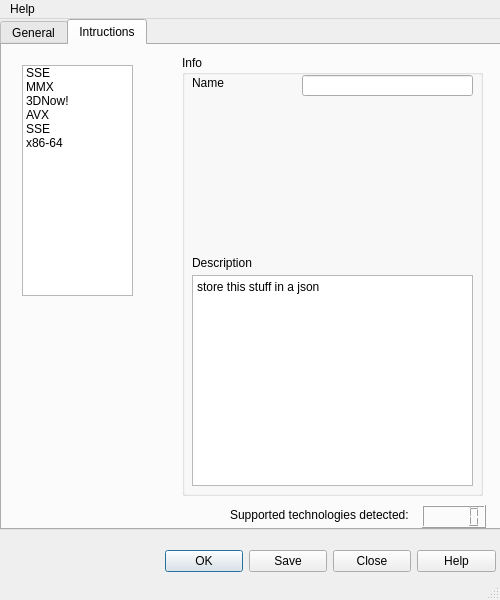
<?xml version="1.0" encoding="UTF-8"?>
<ui version="4.0">
 <class>MainWindow</class>
 <widget class="QMainWindow" name="MainWindow">
  <property name="geometry">
   <rect>
    <x>0</x>
    <y>0</y>
    <width>500</width>
    <height>600</height>
   </rect>
  </property>
  <property name="sizePolicy">
   <sizepolicy hsizetype="Fixed" vsizetype="Fixed">
    <horstretch>0</horstretch>
    <verstretch>0</verstretch>
   </sizepolicy>
  </property>
  <property name="minimumSize">
   <size>
    <width>500</width>
    <height>600</height>
   </size>
  </property>
  <property name="maximumSize">
   <size>
    <width>500</width>
    <height>600</height>
   </size>
  </property>
  <property name="windowTitle">
   <string>MainWindow</string>
  </property>
  <widget class="QWidget" name="centralwidget">
   <widget class="QTabWidget" name="tabWidget">
    <property name="geometry">
     <rect>
      <x>0</x>
      <y>0</y>
      <width>501</width>
      <height>511</height>
     </rect>
    </property>
    <property name="tabShape">
     <enum>QTabWidget::Rounded</enum>
    </property>
    <property name="currentIndex">
     <number>1</number>
    </property>
    <widget class="QWidget" name="General">
     <attribute name="title">
      <string>General</string>
     </attribute>
     <widget class="QLineEdit" name="ProductName">
      <property name="geometry">
       <rect>
        <x>20</x>
        <y>30</y>
        <width>321</width>
        <height>21</height>
       </rect>
      </property>
      <property name="text">
       <string>AMD Ryzen 3 5300U Processor with Radeon Graphics</string>
      </property>
      <property name="alignment">
       <set>Qt::AlignCenter</set>
      </property>
      <property name="readOnly">
       <bool>true</bool>
      </property>
     </widget>
     <widget class="QLabel" name="label">
      <property name="geometry">
       <rect>
        <x>30</x>
        <y>10</y>
        <width>91</width>
        <height>16</height>
       </rect>
      </property>
      <property name="text">
       <string>Product Name</string>
      </property>
     </widget>
     <widget class="QFrame" name="img_frame">
      <property name="geometry">
       <rect>
        <x>350</x>
        <y>10</y>
        <width>128</width>
        <height>128</height>
       </rect>
      </property>
      <property name="frameShape">
       <enum>QFrame::WinPanel</enum>
      </property>
      <property name="frameShadow">
       <enum>QFrame::Sunken</enum>
      </property>
     </widget>
    </widget>
    <widget class="QWidget" name="Instructions">
     <attribute name="title">
      <string>Intructions</string>
     </attribute>
     <widget class="QLCDNumber" name="lcdNumberOfInstructions">
      <property name="geometry">
       <rect>
        <x>420</x>
        <y>460</y>
        <width>64</width>
        <height>23</height>
       </rect>
      </property>
     </widget>
     <widget class="QLabel" name="label_2">
      <property name="geometry">
       <rect>
        <x>228</x>
        <y>460</y>
        <width>181</width>
        <height>20</height>
       </rect>
      </property>
      <property name="text">
       <string>Supported technologies detected:</string>
      </property>
     </widget>
     <widget class="QGroupBox" name="groupBox">
      <property name="geometry">
       <rect>
        <x>180</x>
        <y>10</y>
        <width>301</width>
        <height>441</height>
       </rect>
      </property>
      <property name="title">
       <string>Info</string>
      </property>
      <property name="flat">
       <bool>true</bool>
      </property>
      <property name="checkable">
       <bool>false</bool>
      </property>
      <widget class="QTextBrowser" name="instructionDescription_textBrowser">
       <property name="geometry">
        <rect>
         <x>10</x>
         <y>220</y>
         <width>281</width>
         <height>211</height>
        </rect>
       </property>
       <property name="html">
        <string>&lt;!DOCTYPE HTML PUBLIC &quot;-//W3C//DTD HTML 4.0//EN&quot; &quot;http://www.w3.org/TR/REC-html40/strict.dtd&quot;&gt;
&lt;html&gt;&lt;head&gt;&lt;meta name=&quot;qrichtext&quot; content=&quot;1&quot; /&gt;&lt;meta charset=&quot;utf-8&quot; /&gt;&lt;style type=&quot;text/css&quot;&gt;
p, li { white-space: pre-wrap; }
hr { height: 1px; border-width: 0; }
&lt;/style&gt;&lt;/head&gt;&lt;body style=&quot; font-family:'Segoe UI'; font-size:9pt; font-weight:400; font-style:normal;&quot;&gt;
&lt;p style=&quot; margin-top:0px; margin-bottom:0px; margin-left:0px; margin-right:0px; -qt-block-indent:0; text-indent:0px;&quot;&gt;store this stuff in a json&lt;/p&gt;
&lt;p style=&quot;-qt-paragraph-type:empty; margin-top:0px; margin-bottom:0px; margin-left:0px; margin-right:0px; -qt-block-indent:0; text-indent:0px;&quot;&gt;&lt;br /&gt;&lt;/p&gt;&lt;/body&gt;&lt;/html&gt;</string>
       </property>
      </widget>
      <widget class="QLabel" name="label_3">
       <property name="geometry">
        <rect>
         <x>10</x>
         <y>200</y>
         <width>71</width>
         <height>16</height>
        </rect>
       </property>
       <property name="text">
        <string>Description</string>
       </property>
      </widget>
      <widget class="QLabel" name="label_4">
       <property name="geometry">
        <rect>
         <x>10</x>
         <y>20</y>
         <width>49</width>
         <height>16</height>
        </rect>
       </property>
       <property name="text">
        <string>Name</string>
       </property>
      </widget>
      <widget class="QLineEdit" name="instructionName_line">
       <property name="geometry">
        <rect>
         <x>120</x>
         <y>20</y>
         <width>171</width>
         <height>21</height>
        </rect>
       </property>
      </widget>
     </widget>
     <widget class="QListWidget" name="instructions_listWidget">
      <property name="geometry">
       <rect>
        <x>20</x>
        <y>20</y>
        <width>111</width>
        <height>231</height>
       </rect>
      </property>
      <item>
       <property name="text">
        <string>SSE</string>
       </property>
      </item>
      <item>
       <property name="text">
        <string>MMX</string>
       </property>
      </item>
      <item>
       <property name="text">
        <string>3DNow!</string>
       </property>
      </item>
      <item>
       <property name="text">
        <string>AVX</string>
       </property>
      </item>
      <item>
       <property name="text">
        <string>SSE</string>
       </property>
      </item>
      <item>
       <property name="text">
        <string>x86-64</string>
       </property>
      </item>
     </widget>
    </widget>
   </widget>
   <widget class="QDialogButtonBox" name="buttonBox">
    <property name="geometry">
     <rect>
      <x>165</x>
      <y>530</y>
      <width>331</width>
      <height>24</height>
     </rect>
    </property>
    <property name="standardButtons">
     <set>QDialogButtonBox::Close|QDialogButtonBox::Help|QDialogButtonBox::Ok|QDialogButtonBox::Save</set>
    </property>
    <property name="centerButtons">
     <bool>true</bool>
    </property>
   </widget>
  </widget>
  <widget class="QMenuBar" name="menubar">
   <property name="geometry">
    <rect>
     <x>0</x>
     <y>0</y>
     <width>500</width>
     <height>22</height>
    </rect>
   </property>
   <widget class="QMenu" name="menuHelp">
    <property name="title">
     <string>Help</string>
    </property>
    <addaction name="actionAbout"/>
   </widget>
   <addaction name="menuHelp"/>
  </widget>
  <widget class="QStatusBar" name="statusbar"/>
  <action name="actionAbout">
   <property name="text">
    <string>About...</string>
   </property>
  </action>
 </widget>
 <resources/>
 <connections/>
</ui>
